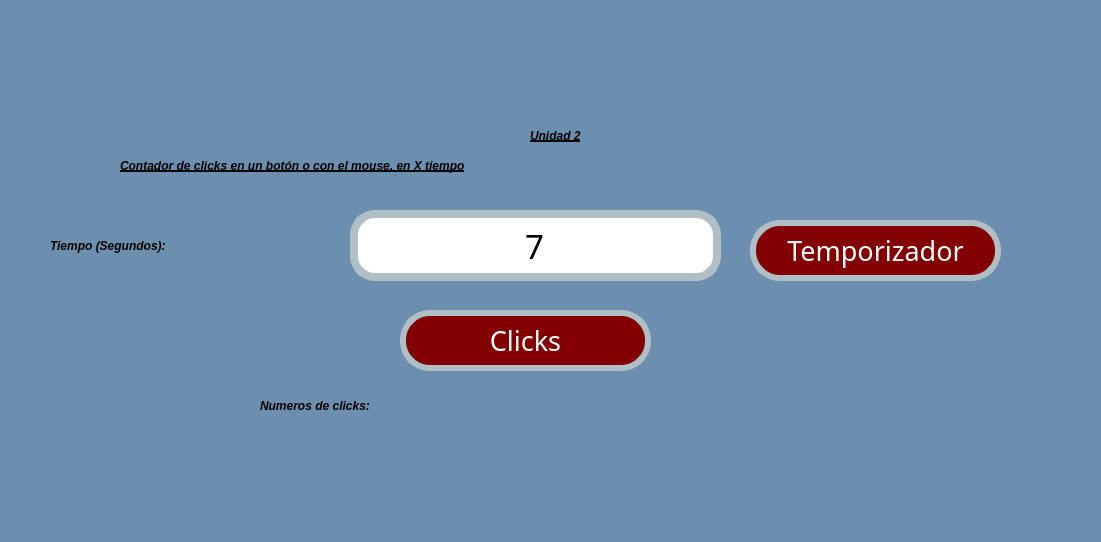
<?xml version="1.0" encoding="UTF-8"?>
<ui version="4.0">
 <class>MainWindow</class>
 <widget class="QMainWindow" name="MainWindow">
  <property name="geometry">
   <rect>
    <x>0</x>
    <y>0</y>
    <width>1101</width>
    <height>542</height>
   </rect>
  </property>
  <property name="font">
   <font>
    <pointsize>1</pointsize>
   </font>
  </property>
  <property name="windowTitle">
   <string>MainWindow</string>
  </property>
  <property name="styleSheet">
   <string notr="true">background-color: #6D8FAF</string>
  </property>
  <widget class="QWidget" name="centralwidget">
   <widget class="QLabel" name="lbl_imagenUat">
    <property name="geometry">
     <rect>
      <x>60</x>
      <y>0</y>
      <width>331</width>
      <height>121</height>
     </rect>
    </property>
    <property name="styleSheet">
     <string notr="true"/>
    </property>
    <property name="text">
     <string/>
    </property>
    <property name="pixmap">
     <pixmap resource="../../Archivos/Recursos.qrc">:/Logos/log_uat_nuevo.png</pixmap>
    </property>
    <property name="scaledContents">
     <bool>true</bool>
    </property>
   </widget>
   <widget class="QLabel" name="lbl_imagenFi">
    <property name="geometry">
     <rect>
      <x>840</x>
      <y>0</y>
      <width>211</width>
      <height>141</height>
     </rect>
    </property>
    <property name="styleSheet">
     <string notr="true"/>
    </property>
    <property name="text">
     <string/>
    </property>
    <property name="pixmap">
     <pixmap resource="../../Archivos/Recursos.qrc">:/Logos/FIT_logo_vertical.png</pixmap>
    </property>
    <property name="scaledContents">
     <bool>true</bool>
    </property>
   </widget>
   <widget class="QLabel" name="lbl_imagenGatos">
    <property name="geometry">
     <rect>
      <x>770</x>
      <y>310</y>
      <width>311</width>
      <height>171</height>
     </rect>
    </property>
    <property name="styleSheet">
     <string notr="true"/>
    </property>
    <property name="text">
     <string/>
    </property>
    <property name="pixmap">
     <pixmap resource="../../Archivos/Recursos.qrc">:/Images/Gatos.png</pixmap>
    </property>
    <property name="scaledContents">
     <bool>true</bool>
    </property>
   </widget>
   <widget class="QLabel" name="lbl_Num_Clicks">
    <property name="geometry">
     <rect>
      <x>260</x>
      <y>380</y>
      <width>491</width>
      <height>51</height>
     </rect>
    </property>
    <property name="styleSheet">
     <string notr="true">font: 75 20pt &quot;Forte&quot;;
                   color: black;
                   border-radius: 10px;
                   font-weight: bold;
                   font-style: italic;</string>
    </property>
    <property name="text">
     <string>Numeros de clicks: </string>
    </property>
   </widget>
   <widget class="QLabel" name="lbl_titulo">
    <property name="geometry">
     <rect>
      <x>120</x>
      <y>150</y>
      <width>911</width>
      <height>31</height>
     </rect>
    </property>
    <property name="styleSheet">
     <string notr="true">text-decoration: underline;
font: 20pt &quot;Forte&quot;;
color:rgb(0, 0, 0);
border-radius: 10px;
font-weight: bold;
font-style: italic;</string>
    </property>
    <property name="text">
     <string>Contador de clicks en un botón o con el mouse, en X tiempo</string>
    </property>
   </widget>
   <widget class="QLabel" name="lbl_Unidad2">
    <property name="geometry">
     <rect>
      <x>530</x>
      <y>120</y>
      <width>141</width>
      <height>31</height>
     </rect>
    </property>
    <property name="styleSheet">
     <string notr="true">text-decoration: underline;
font: 20pt &quot;Forte&quot;;
color:rgb(0, 0, 0);
border-radius: 10px;
font-weight: bold;
font-style: italic;</string>
    </property>
    <property name="text">
     <string>Unidad 2</string>
    </property>
   </widget>
   <widget class="QPushButton" name="btn_Temporizador">
    <property name="geometry">
     <rect>
      <x>750</x>
      <y>220</y>
      <width>251</width>
      <height>61</height>
     </rect>
    </property>
    <property name="font">
     <font>
      <family>Forte</family>
      <pointsize>20</pointsize>
      <weight>50</weight>
      <italic>false</italic>
      <bold>false</bold>
     </font>
    </property>
    <property name="styleSheet">
     <string notr="true">font: 20pt &quot;Forte&quot;;
background-color: rgb(130, 0, 2);
color: rgb(255, 255, 255);
border-radius:30px;
border:6px solid #B0BEC5;</string>
    </property>
    <property name="text">
     <string>Temporizador</string>
    </property>
   </widget>
   <widget class="QLabel" name="lbl_Tiempo_S">
    <property name="geometry">
     <rect>
      <x>50</x>
      <y>220</y>
      <width>301</width>
      <height>51</height>
     </rect>
    </property>
    <property name="styleSheet">
     <string notr="true">font: 75 20pt &quot;Forte&quot;;
                   color: black;
                   border-radius: 10px;
                   font-weight: bold;
                   font-style: italic;</string>
    </property>
    <property name="text">
     <string>Tiempo (Segundos):</string>
    </property>
   </widget>
   <widget class="QLineEdit" name="txt_Segundos">
    <property name="geometry">
     <rect>
      <x>350</x>
      <y>210</y>
      <width>371</width>
      <height>71</height>
     </rect>
    </property>
    <property name="font">
     <font>
      <family>Script MT Bold</family>
      <pointsize>25</pointsize>
      <weight>9</weight>
      <italic>false</italic>
      <bold>false</bold>
     </font>
    </property>
    <property name="contextMenuPolicy">
     <enum>Qt::PreventContextMenu</enum>
    </property>
    <property name="whatsThis">
     <string/>
    </property>
    <property name="styleSheet">
     <string notr="true">background-color:rgb(255, 255, 255);
font: 75 25pt &quot;Script MT Bold&quot;;
color:rgb(0, 0, 0);
border-radius:25px;
border:8px solid #B0BEC5;

</string>
    </property>
    <property name="text">
     <string>7</string>
    </property>
    <property name="maxLength">
     <number>32774</number>
    </property>
    <property name="cursorPosition">
     <number>1</number>
    </property>
    <property name="alignment">
     <set>Qt::AlignCenter</set>
    </property>
    <property name="dragEnabled">
     <bool>false</bool>
    </property>
    <property name="readOnly">
     <bool>false</bool>
    </property>
    <property name="clearButtonEnabled">
     <bool>false</bool>
    </property>
   </widget>
   <widget class="QPushButton" name="btn_Clicks">
    <property name="geometry">
     <rect>
      <x>400</x>
      <y>310</y>
      <width>251</width>
      <height>61</height>
     </rect>
    </property>
    <property name="font">
     <font>
      <family>Forte</family>
      <pointsize>20</pointsize>
      <weight>50</weight>
      <italic>false</italic>
      <bold>false</bold>
     </font>
    </property>
    <property name="styleSheet">
     <string notr="true">font: 20pt &quot;Forte&quot;;
background-color: rgb(130, 0, 2);
color: rgb(255, 255, 255);
border-radius:30px;
border:6px solid #B0BEC5;</string>
    </property>
    <property name="text">
     <string>Clicks</string>
    </property>
   </widget>
  </widget>
  <widget class="QMenuBar" name="menubar">
   <property name="geometry">
    <rect>
     <x>0</x>
     <y>0</y>
     <width>1101</width>
     <height>26</height>
    </rect>
   </property>
  </widget>
  <widget class="QStatusBar" name="statusbar"/>
 </widget>
 <resources>
  <include location="../Recursos.qrc"/>
 </resources>
 <connections/>
</ui>
